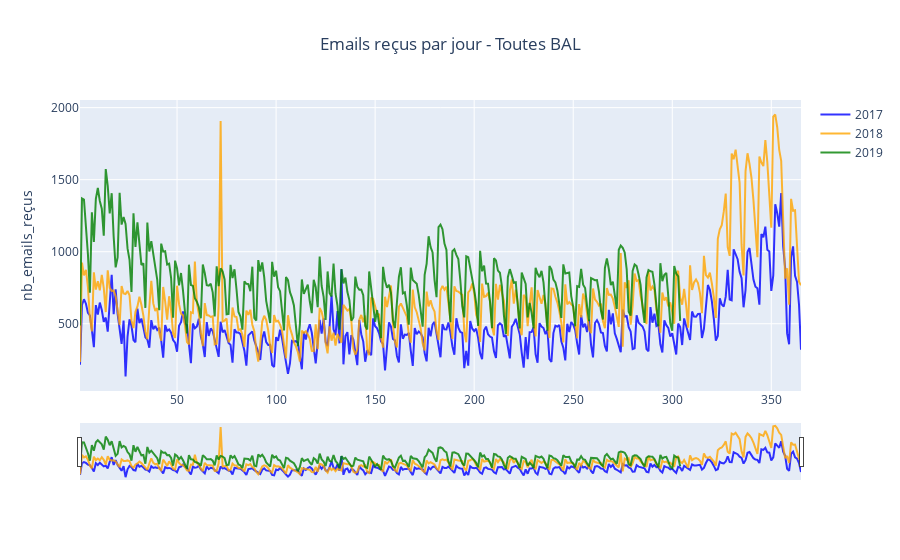

Here is the notebook cell this chart was saved with:
### Markdown cell above
### Evolution toutes BAL par jour

### Code cell
df_jour['jour_mois'] = [d.strftime('%d %b') for d in df_jour.date]
df_jour.index = df_jour['no_jour']
colors = ['blue', 'orange', 'green']
fig = go.Figure()
for i, y in enumerate(years):
    fig.add_trace(go.Scatter(
                x=df_jour.loc[df_jour.année==y, :].index,
                y=df_jour.loc[df_jour.année==y, :]["nb_emails_reçus"],
                mode='lines',
                name=str(y),
                line_color=colors[i],
                opacity=0.8,
                text=df_jour.loc[df_jour.année==y, :]["jour_mois"],
                hovertemplate = "<br>%{text}</br>" + "%{y:.0f}<br>"))
fig.update_yaxes(title_text="nb_emails_reçus")
fig.update_layout(title_text="Emails reçus par jour - Toutes BAL", title_x=0.5, xaxis_rangeslider_visible=True)

### Figure 1 — Plotly figure (JSON) as saved in the notebook; plotly's stock layout.template omitted (floating-point values rounded to 4 significant figures; data arrays with more than 128 entries replaced by an {"elided": "..."} marker saying what was removed)
{"data": [{"hovertemplate": "<br>%{text}</br>%{y:.0f}<br>", "line": {"color": "blue"}, "mode": "lines", "name": "2017", "opacity": 0.8, "text": {"elided": "365 str values"}, "type": "scatter", "x": {"elided": "365 str values"}, "y": {"elided": "365 int values"}}, {"hovertemplate": "<br>%{text}</br>%{y:.0f}<br>", "line": {"color": "orange"}, "mode": "lines", "name": "2018", "opacity": 0.8, "text": {"elided": "365 str values"}, "type": "scatter", "x": {"elided": "365 str values"}, "y": {"elided": "365 int values"}}, {"hovertemplate": "<br>%{text}</br>%{y:.0f}<br>", "line": {"color": "green"}, "mode": "lines", "name": "2019", "opacity": 0.8, "text": {"elided": "304 str values"}, "type": "scatter", "x": {"elided": "304 str values"}, "y": {"elided": "304 int values"}}], "layout": {"title": {"text": "Emails reçus par jour - Toutes BAL", "x": 0.5}, "xaxis": {"rangeslider": {"visible": true}}, "yaxis": {"title": {"text": "nb_emails_reçus"}}}}
